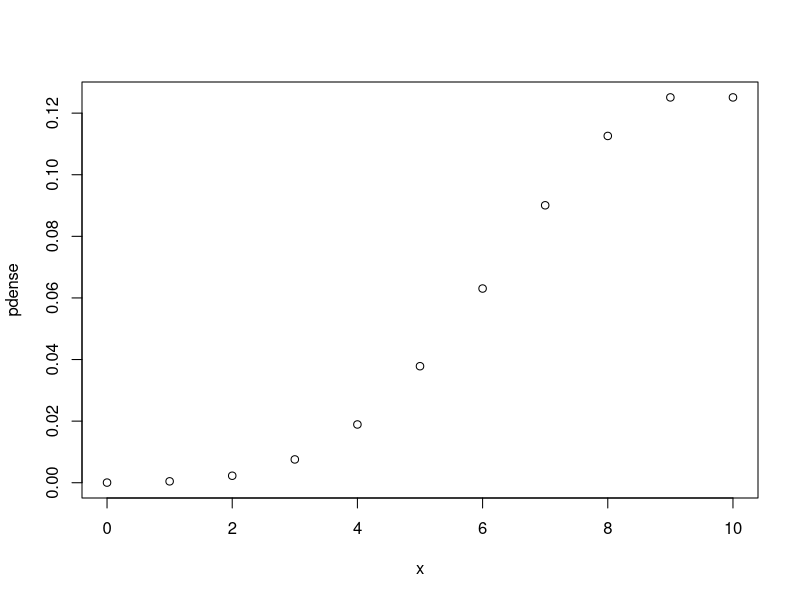
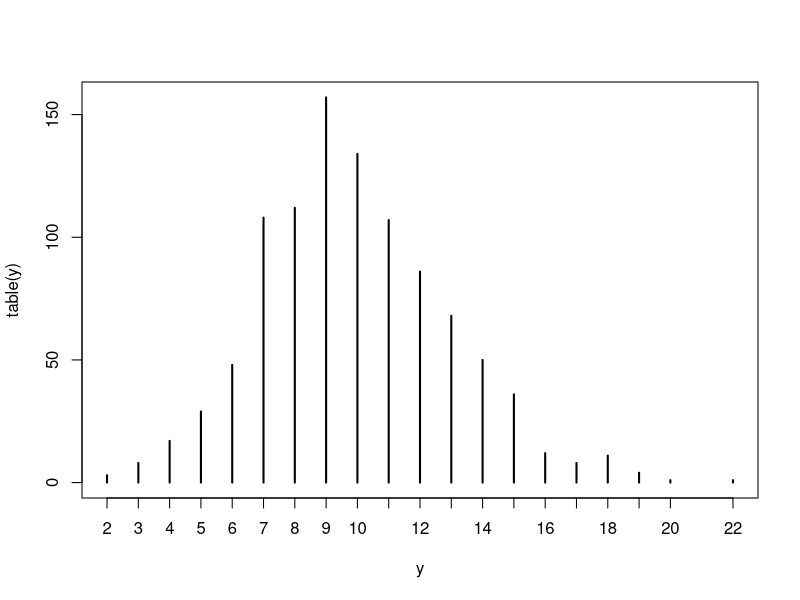

Reproduce these figures in R, in order.
############################################
rpois(10,10)
dpois(8,10)
dpois(10,10)
dpois(13,10)
ppois(3,10)
dpois(1,10)
dpois(2,10)
dpois(3,10)
x=0.0004539993+0.002269996+0.007566655
qpois(x,10)
x=seq(0,10)
mu=10
pdense=dpois(x,10)
pdense
plot(x,pdense)
#plot(x,ppois(x,10))
y=rpois(1000,10)
table(y)
plot(table(y))
